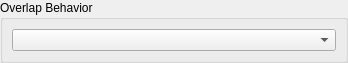
<?xml version="1.0" encoding="UTF-8"?>
<ui version="4.0">
 <class>OverlapBehaviorWidgetForm</class>
 <widget class="QWidget" name="OverlapBehaviorWidgetForm">
  <property name="geometry">
   <rect>
    <x>0</x>
    <y>0</y>
    <width>348</width>
    <height>53</height>
   </rect>
  </property>
  <property name="windowTitle">
   <string>Overlap Behavior</string>
  </property>
  <layout class="QGridLayout" name="gridLayout_2">
   <property name="sizeConstraint">
    <enum>QLayout::SetDefaultConstraint</enum>
   </property>
   <property name="margin">
    <number>0</number>
   </property>
   <item row="0" column="0">
    <widget class="QGroupBox" name="m_groupBox">
     <property name="title">
      <string>Overlap Behavior</string>
     </property>
     <layout class="QGridLayout" name="gridLayout">
      <item row="0" column="0">
       <widget class="QComboBox" name="m_comboBox"/>
      </item>
     </layout>
    </widget>
   </item>
  </layout>
 </widget>
 <resources/>
 <connections/>
</ui>
